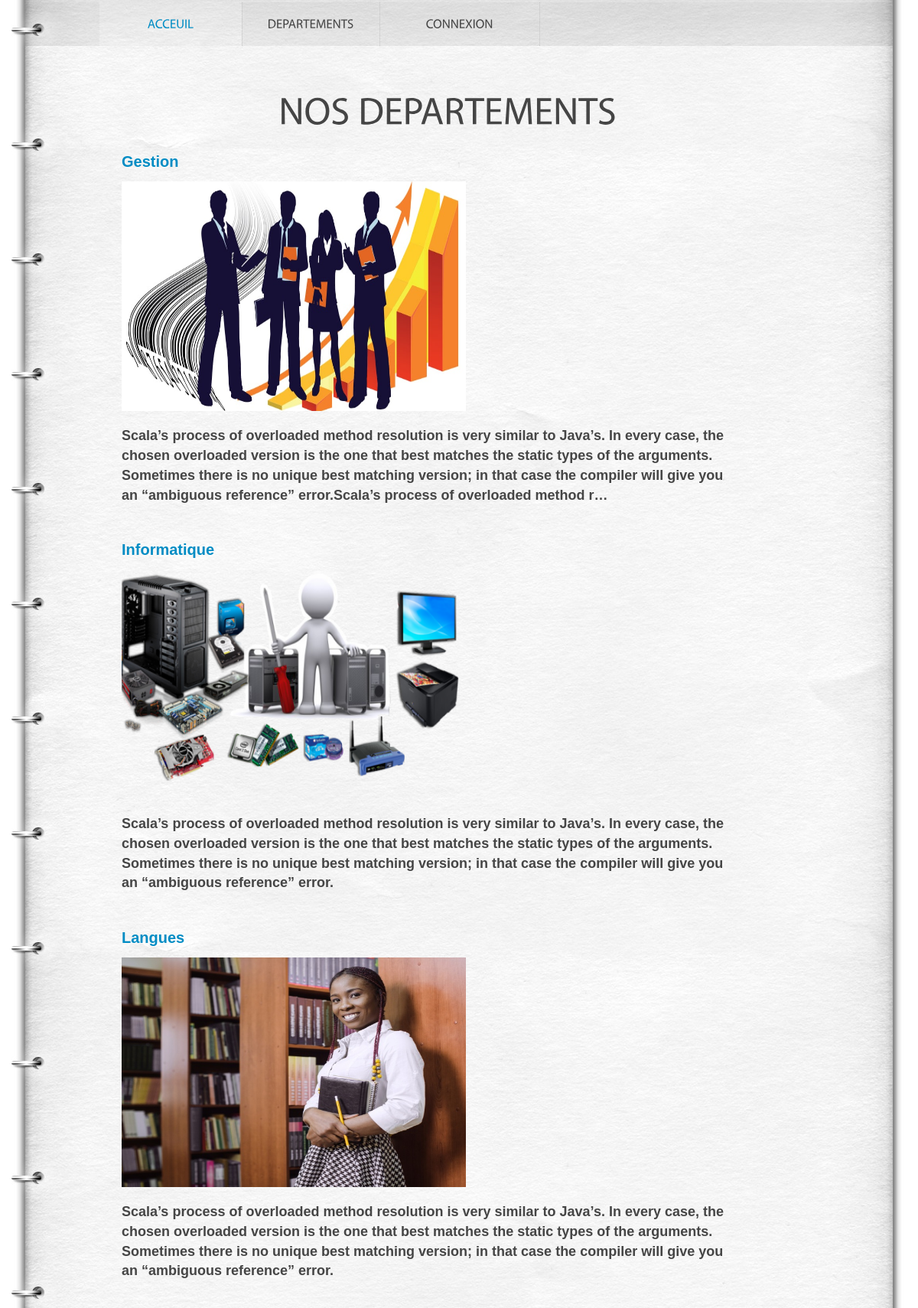
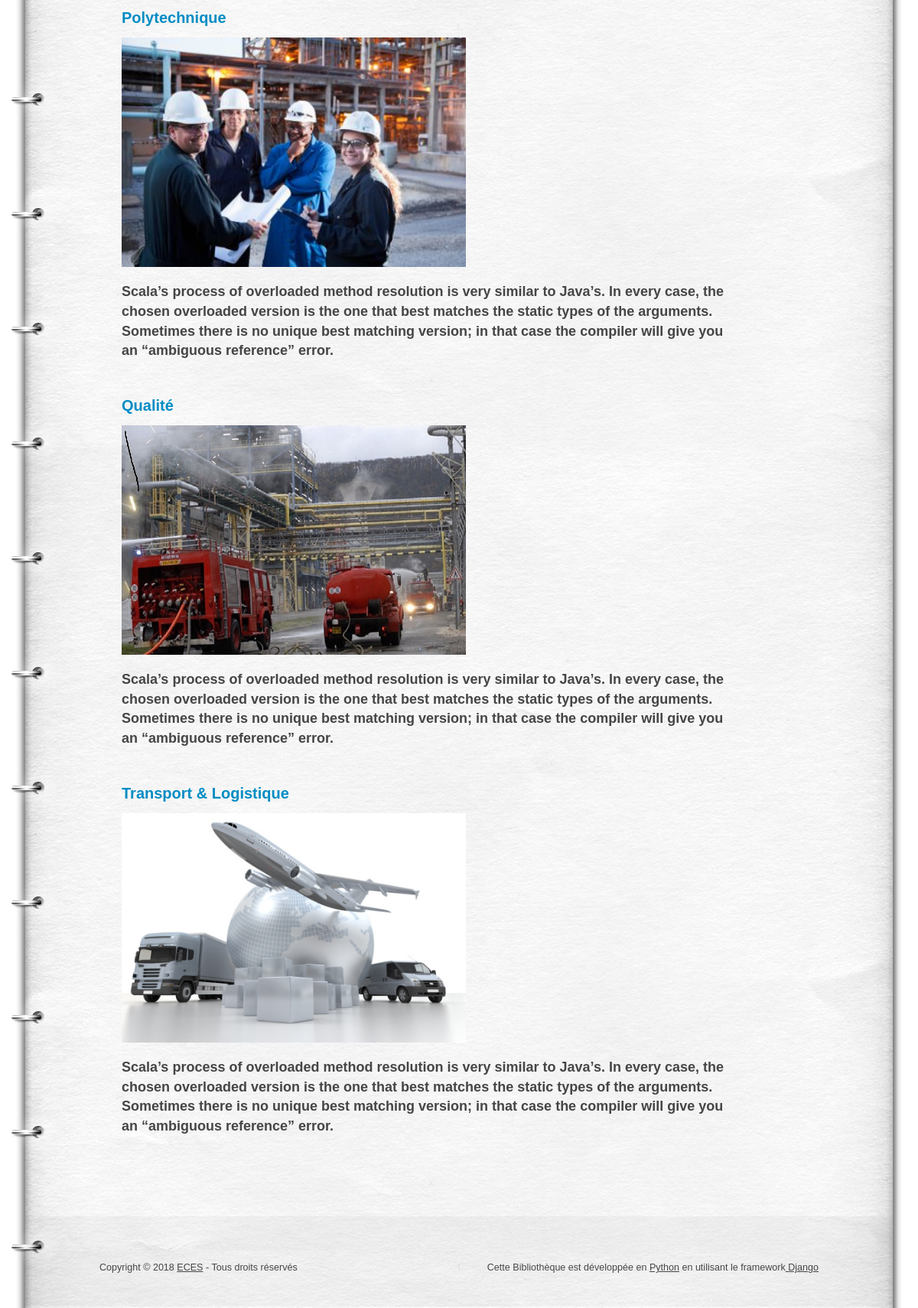
Screenshot of /departement/ with the database file from the repository (2 pictures, top to bottom).
### eces/models.py (models this page shows, shortened)
class Departement(models.Model):
  image=models.FileField(upload_to="Repertoire_Images", default='Repertoire_Images/defaultimage.jpg')
  libelle=models.CharField(max_length=255, unique=True ,help_text='veuillez indiquer un departement')
  description=models.TextField()
  class Meta:
    ordering =('libelle',)

### eces/views.py (the view)
# urls.py: path('departement/', views.DepartementListView.as_view(), name='departement_list'),
class DepartementListView(ListView):
	template_name='departement.html'
	model=models.Departement

### templates/departement.html (shortened to what this page needs)
{% extends 'index.html' %}
{% load staticfiles %}
{%  block header %}
{{ block.super}}
{%  endblock header%}
{% block groupe2 %}
<h2><p>NOS DEPARTEMENTS</p></h2>
{% for departement in departement_list %}
<p><span class="txt1"><a href="{% url 'departement_detail' departement.pk %}">{{ departement.libelle }}</a></span></p>
 <div class="img-box"><a href="{% url 'departement_detail' departement.pk %}"><img src="{{departement.image.url}}" width="450" height="300"></a></div>
 <p class="p0">{{ departement.description|truncatechars:350 }}</p><br><br>
 {% empty %}
<p>Liste vide</p>
{% endfor %}
{% endblock groupe2 %}

### templates/index.html (shortened to what this page needs)
{% load staticfiles %}
<!DOCTYPE html>
<html lang="en">
<head>
<link rel="stylesheet" href="{% static 'eces/css/reset.css' %}" type="text/css" media="all">
<link rel="stylesheet" href="{% static 'eces/css/style.css' %}" type="text/css" media="all">
</head>
<body id="page1">
<div class="wrap">
  {%  block header%}
  <header>
    <div class="container">
      <nav>
        <ul>
          <li class="current"><a href="{%url 'acceuil'  %}" class="m1">Acceuil</a></li>
          <li><a href="{% url 'departement_list' %}" class="m2">Departements</a></li>
          {% if user.is_authenticated %}
               <li><a href="{% url 'logout' %}" class="m3">Deconnexion</a></li>
          {% else %}
                <li><a href="{% url 'login' %}" class="m3">Connexion</a></li>
          {% endif %}
        </ul>
      </nav>
    </div>
  </header>
  {%  endblock header%}
  <div class="container">
    <aside>
    </aside>
    <section id="content">
      <div class="inside">
        {% block groupe2 %}{% endblock groupe2 %}
      </div>
    </section>
  </div>
</div>
<footer>
  <div class="footerlink">
    <p class="lf">Copyright &copy; 2018 <a href="http://www.eces-online.org/">ECES</a> - Tous droits réservés</p>
    <p class="rf">Cette Bibliothèque est développée en <a href="http://www.python.org/">Python</a> en utilisant le framework<a href="https://docs.djangoproject.com/fr"> Django</a></p>
  </div>
</footer>
</body>
</html>

### eces/static/eces/css/style.css (style rules this page uses)
article, aside, audio, canvas, command, datalist, details, embed, figcaption, figure, footer, header, hgroup, keygen, meter, nav, output, progress, section, source, video { display:block; }
body { background:#fff; font-family:Arial, Helvetica, sans-serif; font-size:100%; line-height:1em; color:#454545; }
html { min-width:940px; }
html, body { height:100%; }
.container { margin:0 auto; width:940px; overflow:hidden; font-size:.875em; padding-bottom:176px; }
header { background:url(../images/header-bg.jpg) no-repeat center top; min-width:940px; }
header .container { height:60px; position:relative; padding:0; }
section#content { width:900px; margin-top: 50px; }
section p span a { text-decoration: none; font-size: 20px; color: #008cc4; }
section h2 { font-size: 35px; text-align: center; }
section h2 p { font-size: 50px; }
aside { width:219px; float:left; margin-right:30px; padding:5px 0 0 0; }
.wrap { height:auto !important; height:100%; min-height:100%; background:url(../images/tail-middle.jpg) repeat-y center 194px; min-width:940px; }
.img-box { width:100%; overflow:hidden; padding-bottom:20px; line-height:1.429em; }
.img-box img { float:left; margin:20px --20px 0 0; }
p { margin-bottom:16px; line-height:1.429em; }
.p0 { font-weight: bold; font-size: 18px; width: 95%; }
a { color:#ff7b01; outline:none; }
h2 { font-size:20px; line-height:1.2em; text-transform:uppercase; margin-bottom:20px; }
.txt1 { color:#008cc4; font-weight:bold; }
header nav { position:absolute; left:0; top:3px; }
header nav ul li { float:left; font-size:16px; line-height:1.2em; text-transform:uppercase; padding-right:1px; background:url(../images/divider.gif) repeat-y right top; }
header nav ul li a { color:#454545; text-decoration:none; display:block; float:left; text-align:center; padding:18px 0 20px 0; background-repeat:no-repeat; background-position:left top; }
header nav ul li.current a, header nav ul li a:hover { color:#008cc4; }
header nav ul li a.m1 { width:186px; }
header nav ul li.current a.m1 { background-image:url(../images/m1-act.jpg); }
header nav ul li a.m2 { width:179px; }
header nav ul li a.m3 { width:208px; }
#content .inside { padding:0px 20px 0 29px; }
footer { background:url(../images/footer-bg.png) no-repeat center top; margin-top:-120px; min-width:940px; }
footer .footerlink { margin:0 auto; width:940px; height:60px; padding-top:60px; color:#454545; font-size:.785em; line-height:1.429em; }
.footerlink p { margin:0; padding:0; line-height:normal; white-space:nowrap; text-indent:inherit; color:#454545; }
.footerlink a { color:#454545; font-weight:normal; margin:0; padding:0; border:none; text-decoration:underline; background-color:transparent; }
.footerlink .lf { float:left; }
.footerlink .rf { float:right; }
a { outline:none; }

### rows the page displays
Departement: libelle "Gestion", image (picture), description "Scala’s process of overloaded method resolution is very similar to Java’s. In every case, the chosen overloaded version is the one that best matches the static types of the arguments. Sometimes there is no unique best matching version; in that case the compiler will give you an “ambiguous reference” error.Scala’s process of overloaded method r…"
Departement: libelle "Informatique", image (picture), description "Scala’s process of overloaded method resolution is very similar to Java’s. In every case, the chosen overloaded version is the one that best matches the static types of the arguments. Sometimes there is no unique best matching version; in that case the compiler will give you an “ambiguous reference” error."
Departement: libelle "Langues", image (picture), description "Scala’s process of overloaded method resolution is very similar to Java’s. In every case, the chosen overloaded version is the one that best matches the static types of the arguments. Sometimes there is no unique best matching version; in that case the compiler will give you an “ambiguous reference” error."
Departement: libelle "Polytechnique", image (picture), description "Scala’s process of overloaded method resolution is very similar to Java’s. In every case, the chosen overloaded version is the one that best matches the static types of the arguments. Sometimes there is no unique best matching version; in that case the compiler will give you an “ambiguous reference” error."
Departement: libelle "Qualité", image (picture), description "Scala’s process of overloaded method resolution is very similar to Java’s. In every case, the chosen overloaded version is the one that best matches the static types of the arguments. Sometimes there is no unique best matching version; in that case the compiler will give you an “ambiguous reference” error."
Departement: libelle "Transport & Logistique", image (picture), description "Scala’s process of overloaded method resolution is very similar to Java’s. In every case, the chosen overloaded version is the one that best matches the static types of the arguments. Sometimes there is no unique best matching version; in that case the compiler will give you an “ambiguous reference” error."
